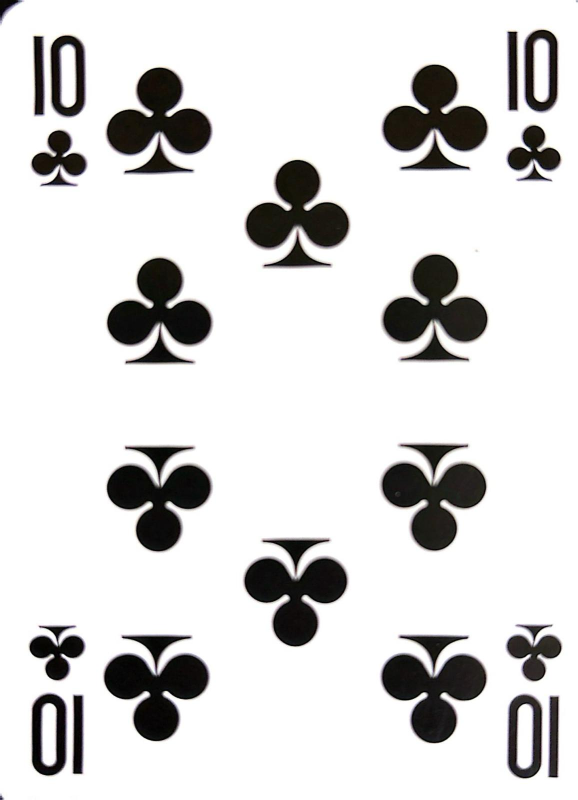
#> input picture images/cards/10_of_Clubs.jpg, 1156 x 1600 px (shown at 1/2 size)
$ python -i ImageProcessing.py   (imports and definitions only)
#> lines starting #> are read from the running program, lines starting #| are printed output that depends on the picture; after the words box and inside, x2 and y2 are one past the last pixel; in counts of white or black regions, pixels touching at a corner belong together
#> further down, picture is the input picture: shape (1600, 1156, 3); mean B, G, R 215.5, 215.9, 216.5
import cv2 as cv


def automaticBinarization(image):
    # Calculate histogram
    histogram = cv.calcHist([image], [0], None, [256], [0, 256]).flatten()
#> histogram = 256 values, max 1366215 at index 255, min 0 at index 0, mean 7225

    i_min, i_max = 0, 0
    for i in range(255, -1, -1):
        if histogram[i] > 0:
            i_max = i
            break
    for i in range(256):
        if histogram[i] > 0:
            i_min = i
            break

    threshold1 = 0.0
    threshold2 = float(i_min + i_max) / 2
    error = 0.1

    while not ((threshold2 - threshold1) < error):
        threshold1 = threshold2
        mean1 = mean2 = 0.0
        n1 = n2 = 0

        for i in range(i_min, int(threshold1)):
            mean1 += histogram[i] * i
            n1 += histogram[i]

        for i in range(int(threshold1) + 1, i_max):
            mean2 += histogram[i] * i
            n2 += histogram[i]

        threshold2 = ((mean1 / n1 if n1 != 0 else 0) + (mean2 / n2 if n2 != 0 else 0)) / 2

    _, binarized = cv.threshold(image, threshold2, 255, cv.THRESH_BINARY)
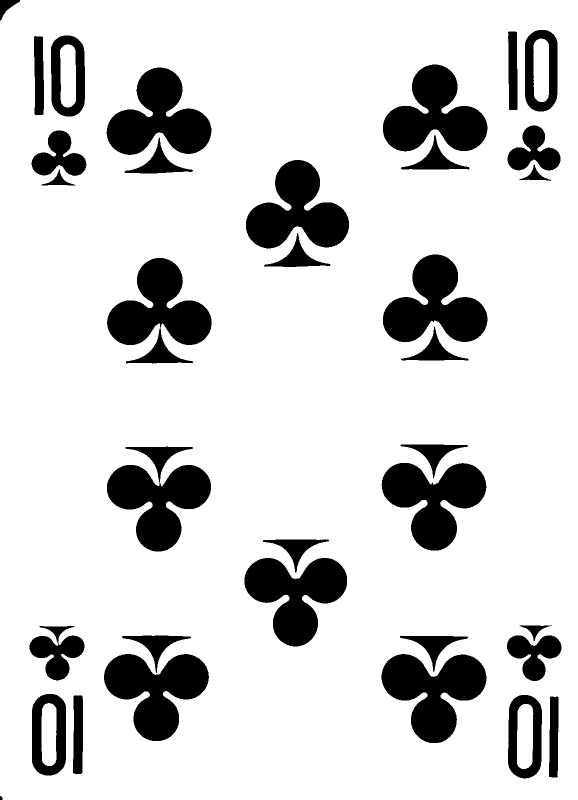
#> binarized: shape (1600, 1156) (shown at 1/2 size); 84% white; 35 black regions, largest, box (x1, y1, x2, y2) and area: (214, 516, 423, 727) 23218, (214, 893, 422, 1103) 23026, (763, 1308, 973, 1486) 21424

    return binarized


def findBiggestContourAndResizeByBoundingRectangle(image, width, height):
    contours, hierarchy = cv.findContours(image, cv.RETR_TREE, cv.CHAIN_APPROX_SIMPLE)

    sized = []
    if len(contours) != 0:
        contours = sorted(contours, key=cv.contourArea, reverse=True)

        contour = contours[1]

        x, y, w, h = cv.boundingRect(contour)

        roi = image[y:y + h, x:x + w]
        sized = cv.resize(roi, (width, height), 0, 0)

    return sized


def preprocessImage(image):
    # Convert to gray scale and apply a filter
    gray = cv.cvtColor(image, cv.COLOR_BGR2GRAY)
    blur = cv.GaussianBlur(gray, (5, 5), 0)

    binarized = automaticBinarization(blur)
    return binarized

>>> import cv2
>>> picture = cv2.imread('../images/cards/10_of_Clubs.jpg')
>>> result = preprocessImage(picture)

$ run again, on images/cards/2_of_Clubs.jpg
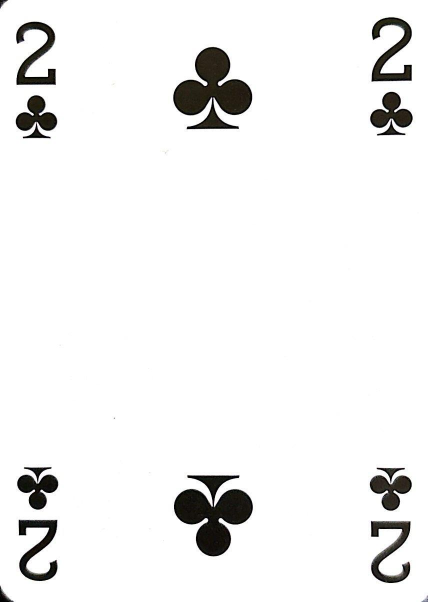
#> input picture images/cards/2_of_Clubs.jpg, 856 x 1204 px (shown at 1/2 size)
#> picture is the input picture: shape (1204, 856, 3); mean B, G, R 240.6, 240.9, 241.1
#> histogram = 256 values, max 921166 at index 255, min 0 at index 0, mean 4025.9
#> in automaticBinarization, `_, binarized = cv.threshold(image, threshold2, 255, cv.THRESH_BINARY)`:
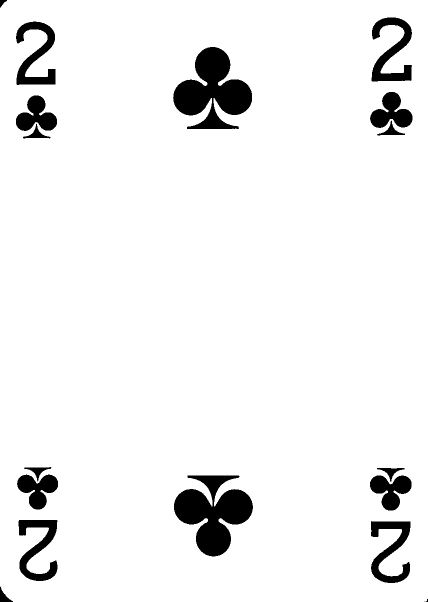
#> binarized: shape (1204, 856) (shown at 1/2 size); 94% white; 18 black regions (2 under 20 px), largest, box (x1, y1, x2, y2) and area: (346, 94, 504, 258) 14381, (348, 951, 506, 1113) 14142, (743, 35, 824, 163) 4649

$ run again, on images/cards/4_of_Clubs.jpg
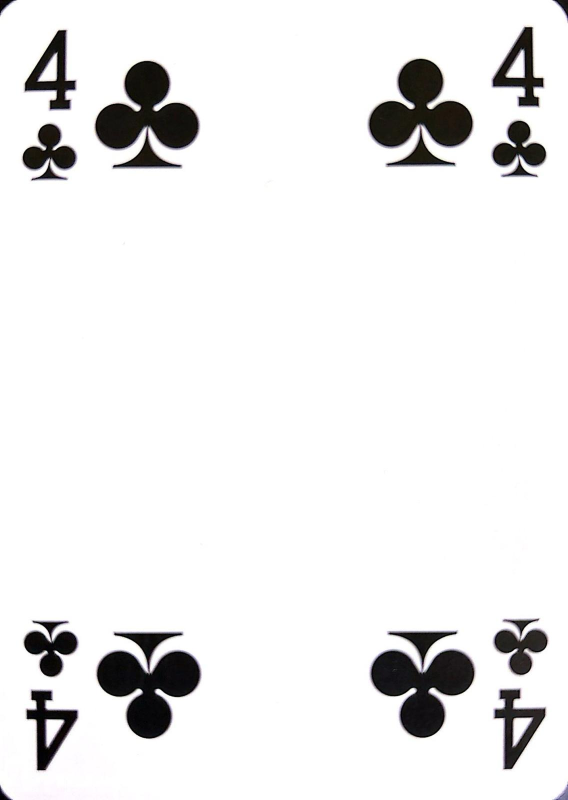
#> input picture images/cards/4_of_Clubs.jpg, 1136 x 1600 px (shown at 1/2 size)
#> picture is the input picture: shape (1600, 1136, 3); mean B, G, R 235.3, 235.2, 235.6
#> histogram = 256 values, max 1547619 at index 255, min 0 at index 0, mean 7100
#> in automaticBinarization, `_, binarized = cv.threshold(image, threshold2, 255, cv.THRESH_BINARY)`:
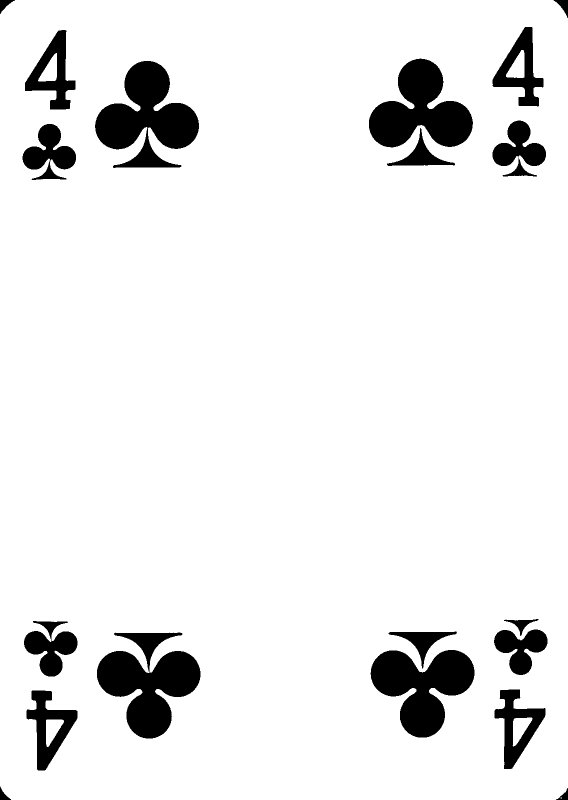
#> binarized: shape (1600, 1136) (shown at 1/2 size); 91.9% white; 21 black regions, largest, box (x1, y1, x2, y2) and area: (190, 122, 398, 336) 23879, (738, 117, 946, 295) 21148, (194, 1302, 401, 1477) 21021
